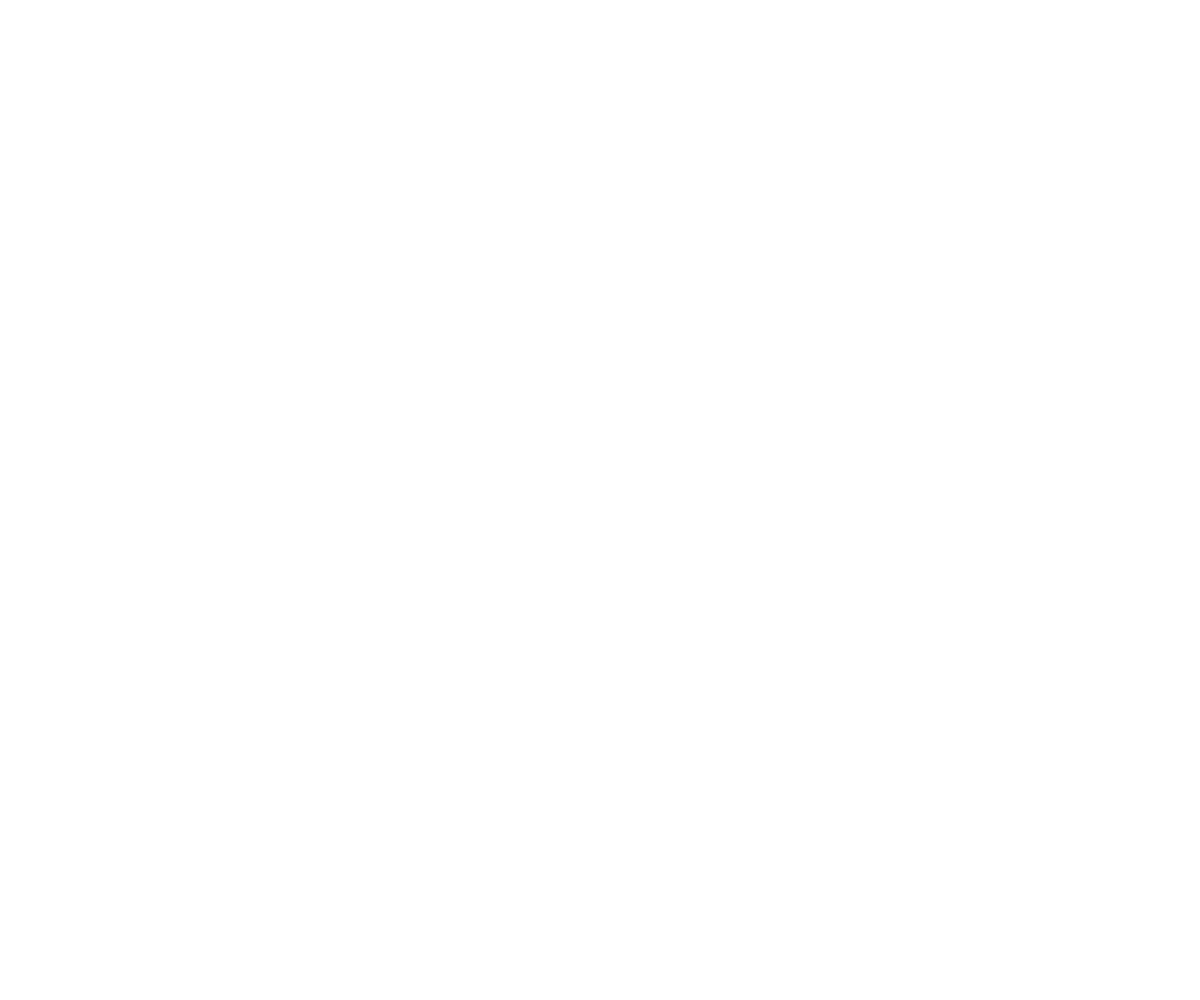
Frame 1 (no input)
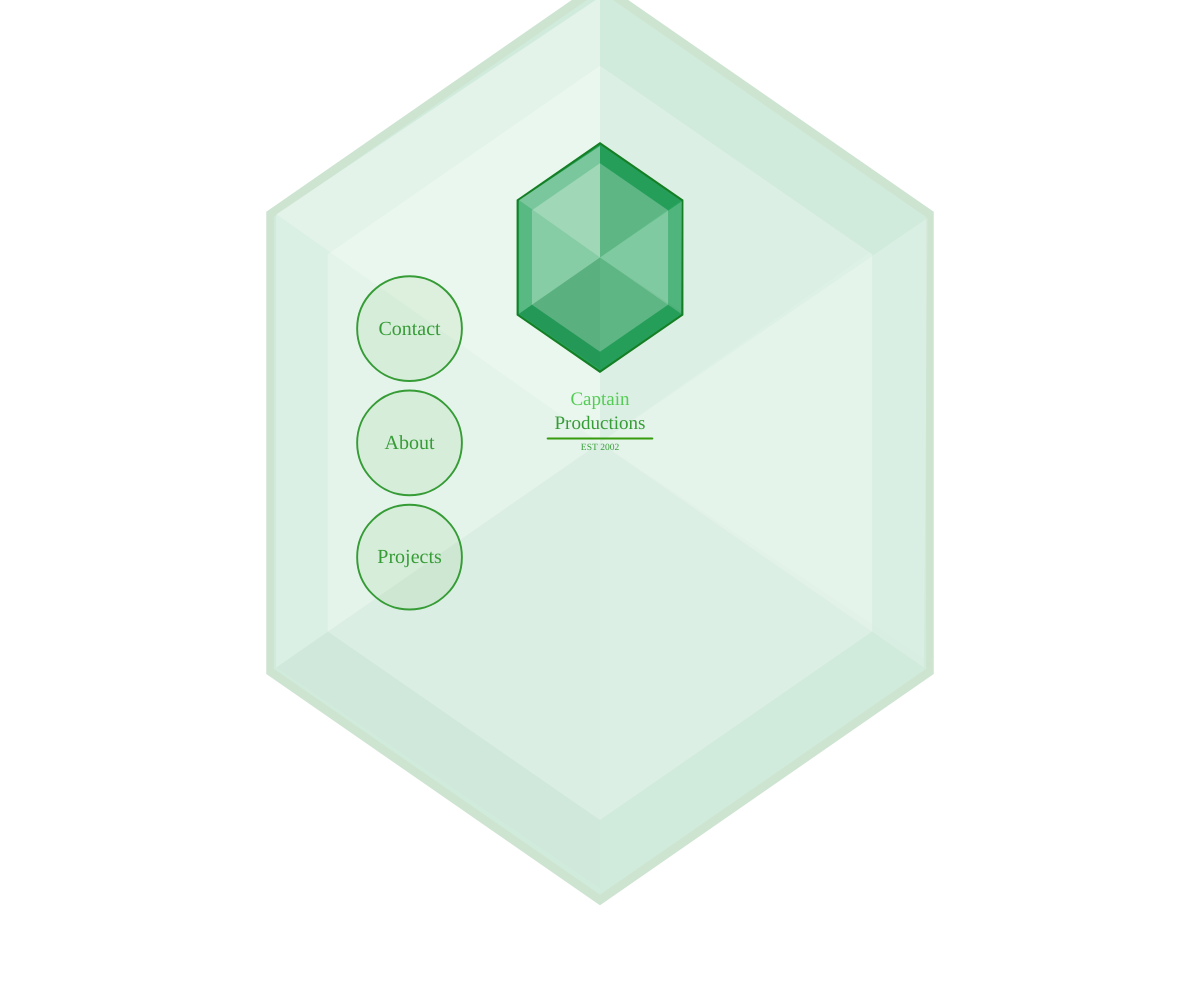
Frame 60 (no input)
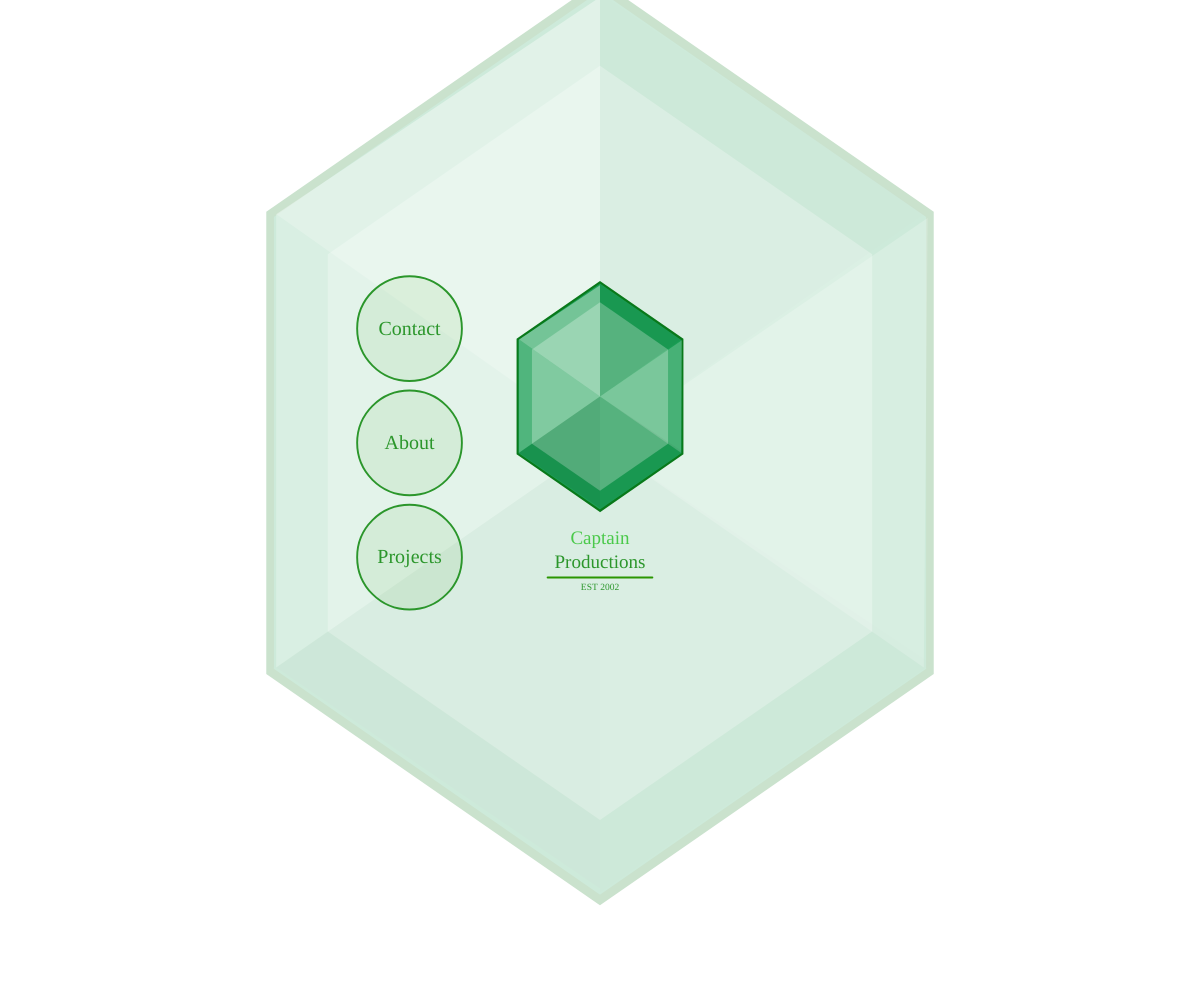
Frame 120 (the mouse pressed at the canvas centre since frame 60)

The p5.js sketch that drew these frames (run headless with seeded random() and noise() and a simulated clock; from frame 60 on, the mouse is pressed at the canvas centre):

// p5.js sketch
// ── sketch.js
var state;
var buttons;
var mouse;
var setting;
var w = 255;
var sz;

var gemY = -500;
var gemVel = 5;
var loaded = false;
function setup() {
  var density = displayDensity();
  pixelDensity(density);
  mouse = createVector(mouseX, mouseY);
  state = "menu";
  createCanvas(windowWidth, windowHeight);
  
  sz = min(width, height)/1050;
  buttons = {
    "menu": [new Button(-200, -60, "About", "about"), new Button(-200, 60, "Projects", "projects"), new Button(-200, -180, "Contact", "contact")],
    "projects": [new Button(-(width/2 / sz) + 100, (height/2 / sz) - 100, "Back", "menu")],
    "about": [new Button(-(width/2 / sz) + 100, (height/2 / sz) - 100, "Back", "menu")],
    "contact": [new Button(-(width/2 / sz) + 100, (height/2 / sz) - 100, "Back", "menu")],
  }
  textAlign(CENTER, CENTER);
  angleMode(DEGREES);
}



function hexagon(xPos, yPos, size, rot, fillCol, strokeCol,stretch,isStroke) {
      push();
    scale(1,stretch);
    fill(fillCol);
    if(isStroke) {
    stroke(strokeCol);
    strokeWeight(2);
    } else {
     noStroke();   
    }
    beginShape();
    for (var r = 0 + rot; r < 360 + rot; r += 60) {
        var x = size/2 * cos(r) + xPos;
        var y = size/2 * sin(r) + yPos;
        vertex(x, y);
    }
    endShape(CLOSE);
    pop();
}

function logo(x,y,size) {
  push();
  scale(size);
  translate(x,y);
    strokeWeight(4);
  stroke(0);
hexagon(0,0,200,90,color(25, 158, 83),color(8, 120, 25),1.2,true);
    hexagon(0,0,165,90,color(255,255,255,70),color(0),1.2,false);
    noStroke();
    fill(255,255,255,100);
    triangle(0,-117,-85,-60,0,0);
    fill(255,255,255,50);
    triangle(85,59,0,0,86,-59);
    fill(255,255,255,60);
    triangle(-85,59,-85,-60,0,0);
    fill(0,0,0,20);
    triangle(0,117,0,0,-85,59);
    fill(0,0,0,10);
    triangle(0,118,87,58,0,0);
    triangle(0,-118,0,0,85,-60);
    
      rectMode(CENTER);

    fill(73, 201, 73);
    textFont("Ubuntu");
    textSize(20);
    textAlign(CENTER,CENTER);
    text("Captain",0,150);
    fill(42, 150, 42);
    text("Productions",0,175);
    textSize(10);
    text("EST 2002",0,200);
  
    stroke(42,150,0);
    strokeWeight(2);
    line(-55,190,55,190);

       
  pop();
}
function emerald(x,y,size) {
    push();
  scale(size);
  translate(x,y);
    strokeWeight(4);
  stroke(0);
hexagon(0,0,200,90,color(25, 158, 83),color(8, 120, 25),1.2,true);
    hexagon(0,0,165,90,color(255,255,255,70),color(0),1.2,false);
    noStroke();
    fill(255,255,255,100);
    triangle(0,-117,-85,-60,0,0);
    fill(255,255,255,50);
    triangle(85,59,0,0,86,-59);
    fill(255,255,255,60);
    triangle(-85,59,-85,-60,0,0);
    fill(0,0,0,20);
    triangle(0,117,0,0,-85,59);
    fill(0,0,0,10);
    triangle(0,118,87,58,0,0);
    triangle(0,-118,0,0,85,-60);
    pop();
  
}

function draw() {
  noStroke();
  background(255,255,255);

  cursor(ARROW);
  
  push();
  translate(width/2, height/2);
  mouse.set((mouseX - width/2) / sz, (mouseY - height/2) / sz);
  scale(sz);
        rectMode(CENTER);
      emerald(0,-15,4);
      fill(255,255,255,200);
      rect(0,0,width*200,height*200)
      
  switch (state) {
    case "menu":

      
      logo(0, gemY, 1);
          if(loaded === false) {
    
    gemY += gemVel;
    gemVel -= 0.029;
    if(gemVel < 0) {
    gemVel = 0;

   
    }
          }
    break;
    
    case "about":
      fill(42+sin(frameCount*10)*10, 150+sin(frameCount*10)*10, 42+sin(frameCount*10)*10);
      textSize(70);
      textFont("Ubuntu");
      stroke(42, 150, 42);
      strokeWeight(2);
      text("Hello There.", -200, -210);
      noStroke();
      
      textSize(25);
      text("My name is Captain(not literally, it's a pen name.) I'm a young programmer/gamer based in Minnesota.\n\n I discovered programming when I was on Khan Academy for school, and I saw the programming page.\n I watched the first tutorial video, drew a rectange, and I was hooked.\n Khan Academy's video tutorials and great live editor make it easy to learn.\n There were many talented people there who were always willing to help me out.\n\n I soon fell in love with programming, and designing graphics on Khan Academy.\n I made several games as well, but my favorite part was always drawing.\n My dream job is to some day work at Microsoft Studios.\n\n This is my website, that I coded with p5.js.\n Feel free to check out some of my games and art while you're here!\nP.S. I also like to play XBOX 1. Add me @Flysergeant k.", 0, 60);
    break;
    
    case "projects":
      fill(42+sin(frameCount*10)*10, 150+sin(frameCount*10)*10, 42+sin(frameCount*10)*10);
      textSize(70);
      textFont("Ubuntu");
      stroke(42, 150, 42);
      strokeWeight(2);
      text("My Projects", -200, -140);
      noStroke();
      
      textSize(25);
      text("I finished Mints and am currently working on a Destiny montage. Stay tuned!", 0, 50);
    break;
    
    case "contact":
      fill(42+sin(frameCount*10)*10, 150+sin(frameCount*10)*10, 42+sin(frameCount*10)*10);
      textSize(70);
      textFont("Ubuntu");
      stroke(42, 150, 42);
      strokeWeight(2);
      text("Get in Touch.", -200, -130);
      noStroke();
      
      textSize(25);
      text("You can contact me with any of these accounts:\n\nGitHub: https://github.com/CaptainProductions\n\nKhan Academy: khanacademy.org/callmecap\n\nYoutube: https://www.youtube.com/channel/UC_3JKnTlBu8mxYth3zO7Pkw\n\nXBOX Live: Flysergeant k", 0, 50);
    break;
  }
  
  for (var i in buttons[state]) {
    buttons[state][i].display();
  }
  
 
  rectMode(CORNER);
  fill(255, 255, 255, w);
  rect(-width, -height, width*2, height*2);
  
  pop();
  
  w = constrain(w, 1, 255);
  w /= 1.05;
}

function Button(x, y, txt, dest) {
  this.x = x;
  this.y = y;
  this.txt = txt;
  this.dest = dest;
  this.col = 20;
  
  this.display = function() {
    stroke(42,150,42);
    strokeWeight(2);
    fill(42,150,0,this.col);
    ellipse(this.x, this.y, 110, 110);
    

    
    fill(this.col);
    noStroke();
    textFont("Ubuntu");
    textSize(21);
    fill(42,150,42);
    text(this.txt, this.x, this.y + 1);
    
    if (dist(this.x, this.y, mouse.x, mouse.y) < 110/2) {
      cursor(HAND);
      this.col += 5;
    } else {
      this.col -= 5;
    }
    
    this.col = constrain(this.col, 20, 50);
  }
  
  this.onClick = function() {
    if (dist(mouse.x, mouse.y, this.x, this.y) < 110/2) {
      w = 255;
      state = this.dest;
    }
    
  }
};

function mouseClicked() {
  for (var i in buttons[state]) {
    buttons[state][i].onClick();
  }
}

function windowResized() {
  resizeCanvas(windowWidth, windowHeight);
  sz = min(width, height)/1050;
  buttons = {
    "menu": [new Button(-200, -60, "About", "about"), new Button(-200, 60, "Projects", "projects"), new Button(-200, -180, "Contact", "contact")],
    "projects": [new Button(-(width/2 / sz) + 100, (height/2 / sz) - 100, "Back", "menu")],
    "about": [new Button(-(width/2 / sz) + 100, (height/2 / sz) - 100, "Back", "menu")],
    "contact": [new Button(-(width/2 / sz) + 100, (height/2 / sz) - 100, "Back", "menu")],
  }
}
